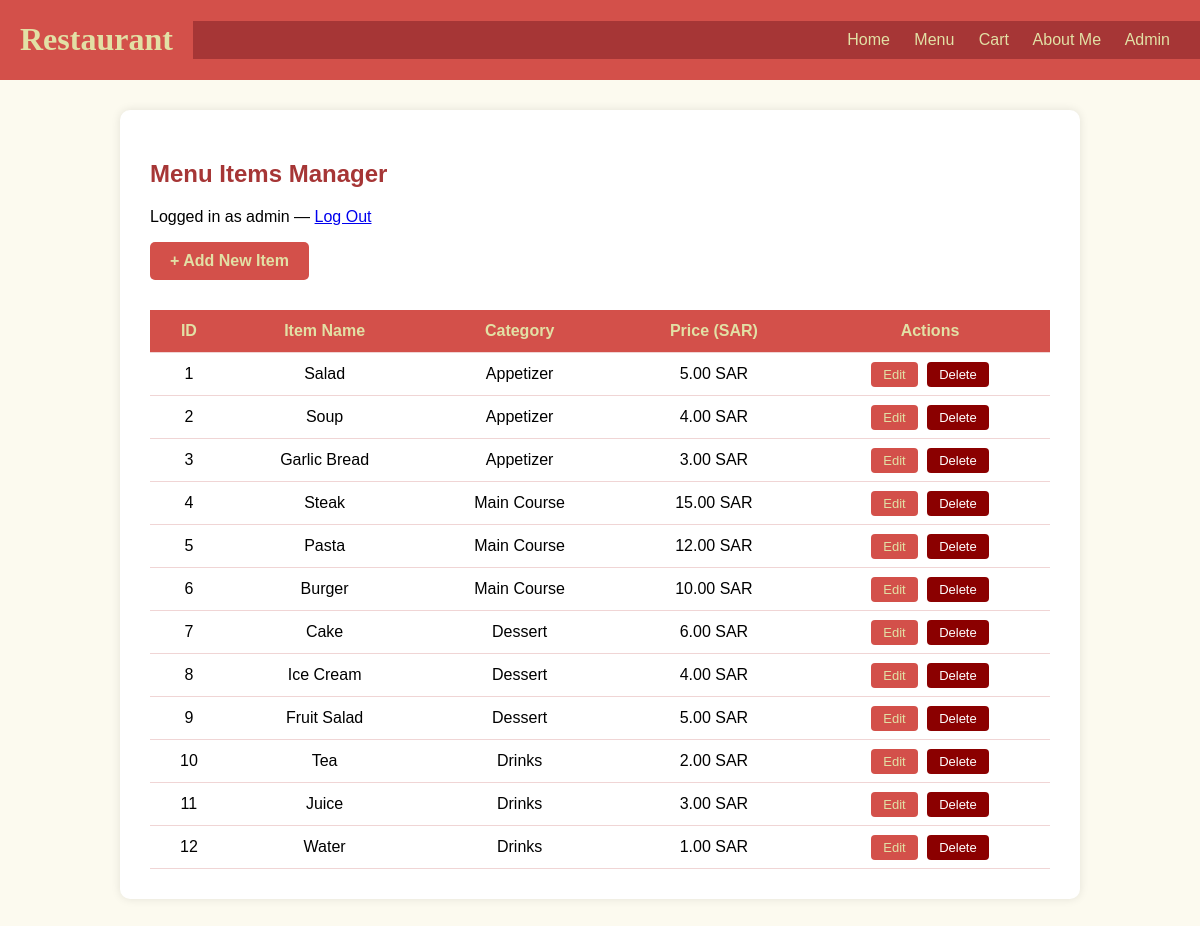
Page /admin.php (signed in) on the committed database.
### tables this page shows
CREATE TABLE IF NOT EXISTS menu_items (
    id INT AUTO_INCREMENT PRIMARY KEY,
    item_name VARCHAR(100) NOT NULL,
    category VARCHAR(50) NOT NULL,
    price DECIMAL(10,2) NOT NULL,
    image VARCHAR(255) DEFAULT NULL
);

### admin.php (the view, shortened to what this page needs)
<?php
include 'connect.php';
?>
<!DOCTYPE html>
<html lang="en">
<head>
    <link rel="stylesheet" href="css/Template.css">
    <link rel="stylesheet" href="css/admin.css">
</head>
<body>
<header>
    <h1>Restaurant</h1>
    <nav>
        <a href="index.html">Home</a>
        <a href="menu.html">Menu</a>
        <a href="cart.html">Cart</a>
        <a href="me.html">About Me</a>
        <a href="admin.php">Admin</a>
    </nav>
</header>
<div class="container">
    <h2>Menu Items Manager</h2>
    <p>Logged in as <?php echo htmlspecialchars($_SESSION['admin_username']); ?> &mdash; <a href="logout.php">Log Out</a></p>
    <a href="insert.php" class="btn-add">+ Add New Item</a>
    <table>
        <thead>
            <tr>
                <th>ID</th>
                <th>Item Name</th>
                <th>Category</th>
                <th>Price (SAR)</th>
                <th>Actions</th>
            </tr>
        </thead>
        <tbody>
        <?php
            $sql = "SELECT * FROM menu_items";
            $result = $conn->query($sql);
            while ($row = $result->fetch_assoc()) {
                echo "<tr>";
                echo "<td>" . $row['id'] . "</td>";
                echo "<td>" . htmlspecialchars($row['item_name']) . "</td>";
                echo "<td>" . htmlspecialchars($row['category']) . "</td>";
                echo "<td>" . number_format($row['price'], 2) . " SAR</td>";
                echo "<td>
                    <a href='update.php?id=" . $row['id'] . "' class='btn-edit'>Edit</a>
                    <a href='delete.php?id=" . $row['id'] . "' class='btn-delete' onclick='return confirm(\"Delete this item?\")'>Delete</a>
                </td>";
                echo "</tr>";
            }
        ?>
        </tbody>
    </table>
</div>
</body>
</html>

### css/Template.css (style rules this page uses)
header { background-color: #D3504A; color: #E2E0A5; padding: 0px; position: fixed; top: 0; width: 100%; z-index: 1000; display: flex; justify-content: space-between; align-items: center; }
h1 { font-family: 'Comic Sans MS', cursive; width: auto; margin-left: 20px; margin-right: 20px; }
nav { background-color: #A63636; padding: 10px; text-align: right; width:85%; margin-left: auto }
nav a { color: #E2E0A5; text-decoration: none; margin-right: 20px; }

### css/admin.css (style rules this page uses)
body { font-family: Arial, sans-serif; margin: 0; padding: 0; background-color: #FCFAEF; }
.container { max-width: 900px; margin: 110px auto 40px; padding: 30px; background-color: #fff; border-radius: 10px; box-shadow: 0px 0px 10px rgba(0,0,0,0.1); }
h2 { color: #A63636; margin-bottom: 20px; }
table { width: 100%; border-collapse: collapse; margin-top: 20px; }
th, td { padding: 12px 15px; text-align: center; border-bottom: 1px solid #f0d5d5; }
th { background-color: #D3504A; color: #E2E0A5; }
.btn-add { display: inline-block; padding: 10px 20px; background-color: #D3504A; color: #E2E0A5; border-radius: 5px; text-decoration: none; font-weight: bold; margin-bottom: 10px; }
.btn-edit { padding: 5px 12px; background-color: #D3504A; color: #E2E0A5; border-radius: 4px; text-decoration: none; font-size: 13px; margin-right: 5px; }
.btn-delete { padding: 5px 12px; background-color: #8B0000; color: #fff; border-radius: 4px; text-decoration: none; font-size: 13px; }

### rows in the picture
menu_items: id "1", item_name "Salad", category "Appetizer", price "5.00"
menu_items: id "2", item_name "Soup", category "Appetizer", price "4.00"
menu_items: id "3", item_name "Garlic Bread", category "Appetizer", price "3.00"
menu_items: id "4", item_name "Steak", category "Main Course", price "15.00"
menu_items: id "5", item_name "Pasta", category "Main Course", price "12.00"
menu_items: id "6", item_name "Burger", category "Main Course", price "10.00"
menu_items: id "7", item_name "Cake", category "Dessert", price "6.00"
menu_items: id "8", item_name "Ice Cream", category "Dessert", price "4.00"
menu_items: id "9", item_name "Fruit Salad", category "Dessert", price "5.00"
menu_items: id "10", item_name "Tea", category "Drinks", price "2.00"
menu_items: id "11", item_name "Juice", category "Drinks", price "3.00"
menu_items: id "12", item_name "Water", category "Drinks", price "1.00"

### other values in the picture
$_SESSION['admin_username'] "admin"
